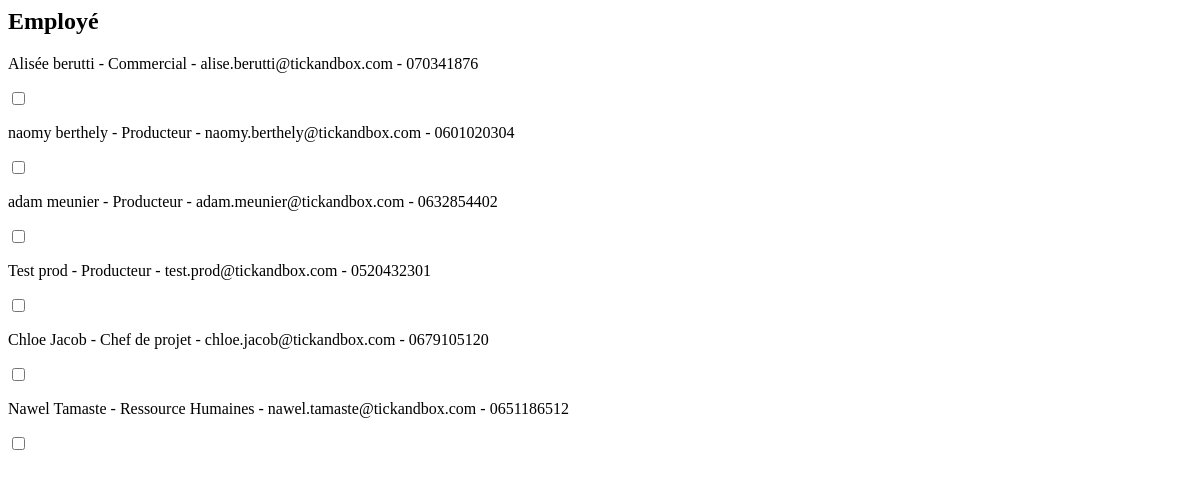
The page /adminEmploye.php on the database its author committed.
### tables this page shows
CREATE TABLE `TandB` (
  `idTB` int(11) NOT NULL,
  `nomComplet` varchar(100) NOT NULL,
  `mail` varchar(100) NOT NULL,
  `telephone` varchar(10) NOT NULL,
  `photo` varchar(200) DEFAULT NULL,
  `adresse` varchar(200) NOT NULL,
  `typeContrat` varchar(100) NOT NULL,
  `DateSignature` date NOT NULL,
  `modeRestraint` tinyint(1) NOT NULL DEFAULT '0',
  `idPoste` int(11) NOT NULL
);

CREATE TABLE `Poste` (
  `idPoste` int(11) NOT NULL,
  `poste` varchar(50) NOT NULL
);

### Include/functions.php (called while the page is built, shortened)
<?php
function isRestraintCheck($id)
{
    $modeRestraint = isModeRestraint($id);
    if ($modeRestraint == 1) {
        return "checked";
    } else {
        return "unchecked";
    }
}

### Include/SourceDonnees.inc.php (the view, shortened to what this page needs)
<?php
require_once 'Include/functions.php';
function SGBDConnect()
{
    $db_username = 'root';
    $db_password = 'root';
    $db_name = 'TickAndBox';
    $db_host = 'localhost';
    $db = mysqli_connect($db_host, $db_username, $db_password, $db_name) or die('could not connect to database');
    return $db;
}
function isModeRestraint($id)
{
    $requete = "SELECT modeRestraint FROM TandB WHERE idTB =$id";
    $db = SGBDConnect();
    $exec_requete = mysqli_query($db, $requete);
    $reponse = mysqli_fetch_array($exec_requete);
    return $reponse['modeRestraint'];
}
function getEmployee()
{
    $requete = "SELECT idTB,nomComplet,poste, mail, telephone FROM TandB INNER JOIN Poste on TandB.idPoste = Poste.idPoste WHERE NOT Poste.idPoste = 5";
    $db = SGBDConnect();
    $exec_requete = mysqli_query($db, $requete);
    while (list($id, $name, $poste, $mail, $tel) = mysqli_fetch_array($exec_requete)) {
        echo '<p>' . $name . ' - ' . $poste . ' - ' . $mail . ' - ' . $tel . ' </p> <input type="checkbox" ' . isRestraintCheck($id) . '></br>';
    }
}

### adminEmploye.php (shortened to what this page needs)
<html>
    <head>
        <link rel="stylesheet" href="style.css" media="screen" type="text/css" />
    </head>
    <body>
<?php
require 'Include/functions.php';
require 'Include/SourceDonnees.inc.php';
if ($_SESSION['restraint'] != 1) {
    echo '<h2>Employé</h2>';
    getEmployee();
}
?>
</body>
</html>
</body>
</html>

### rows shown on the page
tandb: nomComplet "Alisée berutti", poste.poste "Commercial", mail "alise.berutti@tickandbox.com", telephone "070341876"
tandb: nomComplet "naomy berthely", poste.poste "Producteur", mail "naomy.berthely@tickandbox.com", telephone "0601020304"
tandb: nomComplet "adam meunier", poste.poste "Producteur", mail "adam.meunier@tickandbox.com", telephone "0632854402"
tandb: nomComplet "Test prod", poste.poste "Producteur", mail "test.prod@tickandbox.com", telephone "0520432301"
tandb: nomComplet "Chloe Jacob", poste.poste "Chef de projet", mail "chloe.jacob@tickandbox.com", telephone "0679105120"
tandb: nomComplet "Nawel Tamaste", poste.poste "Ressource Humaines", mail "nawel.tamaste@tickandbox.com", telephone "0651186512"
